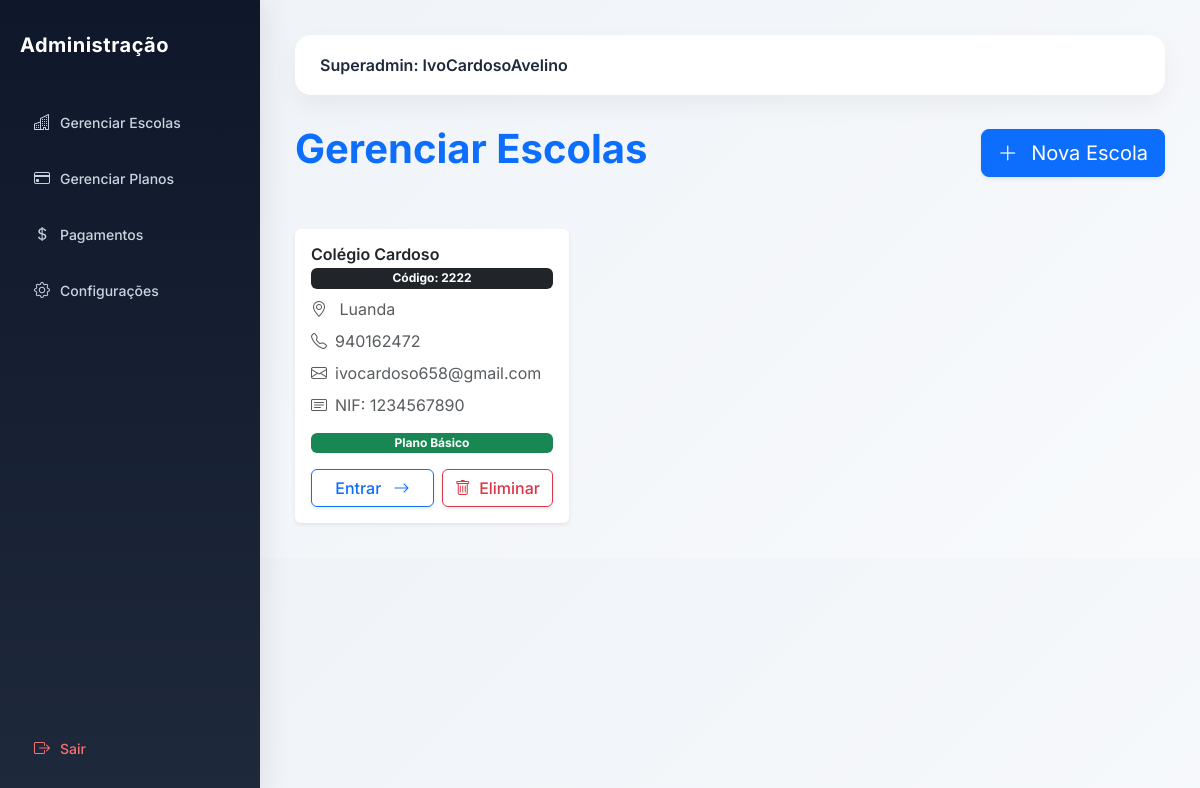
Before: /escolas/ (signed in) with the older database file.
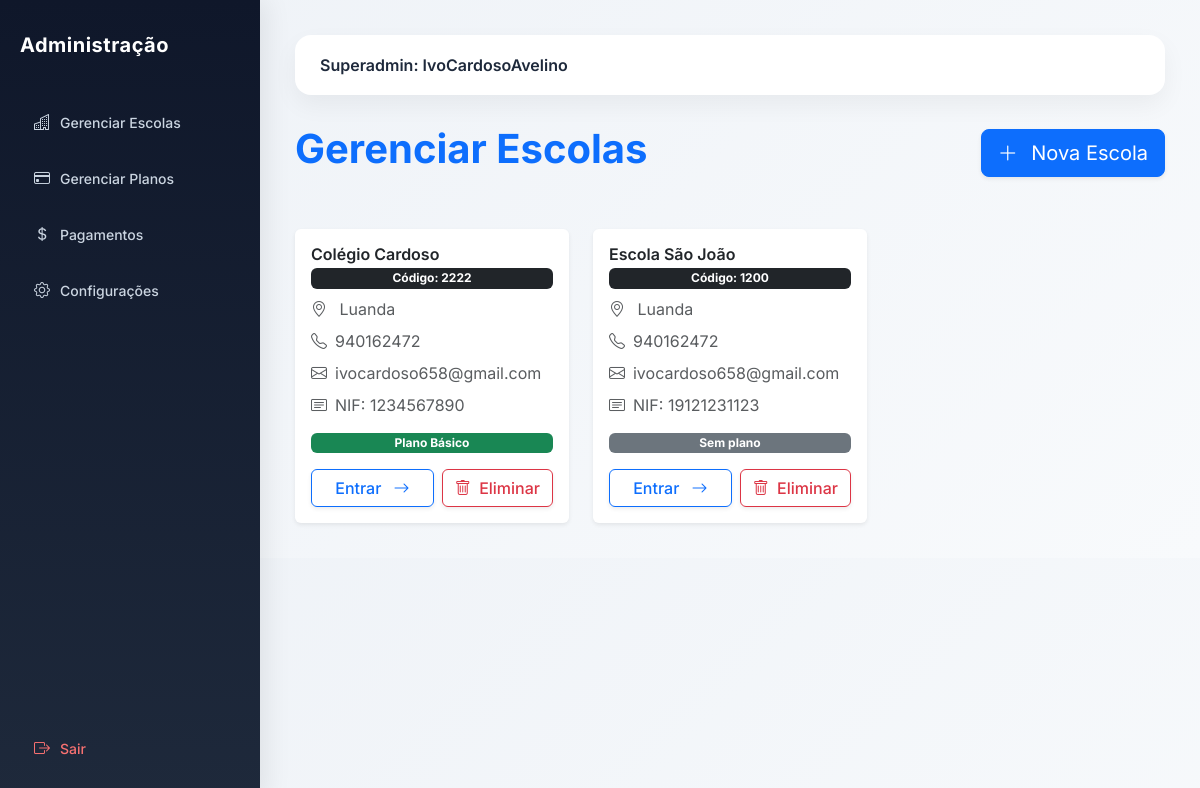
After: the same page with the newer database file.
### academic/models.py (models this page shows, shortened)
class Escola(models.Model):
    nome = models.CharField(
        "Nome da Escola",
        max_length=255
    )
    codigo = models.CharField(
        "Código da Escola",
        max_length=10,
        unique=True,
        blank=True,
        help_text="Código usado no login da escola"
    )
    logo = models.ImageField(
        upload_to='logos_escolas/',
        blank=True,
        null=True
    )
    endereco = models.CharField(
        "Endereço",
        max_length=255
    )
    telefone = models.CharField(
        "Telefone",
        max_length=20
    )
    nif = models.CharField(
        "NIF",
        max_length=14,
        blank=True,
        null=True,
        help_text="Número de Identificação Fiscal da escola"
    )
    email = models.EmailField(
        "Email da Escola",
        max_length=254,
        blank=True,
        null=True,
        help_text="Email oficial da escola"
    )
    plano = models.ForeignKey(
        "Plano",
        on_delete=models.SET_NULL,
        null=True,
        blank=True,
        related_name="escolas",
        verbose_name="Plano"
    )
    data_expiracao = models.DateField(
        "Data de Expiração do Plano",
        null=True,
        blank=True
    )
    ativo = models.BooleanField(
        "Ativo",
        default=True
    )
    criada_em = models.DateTimeField(
        "Criada em",
        auto_now_add=True
    )
    class Meta:
        verbose_name = "Escola"
        verbose_name_plural = "Escolas"
        ordering = ["nome"]
    def esta_ativa(self):
        if not self.ativo:
            return False
        if (
            self.data_expiracao
            and self.data_expiracao < timezone.now().date()
        ):
            return False
        return True

class Plano(models.Model):
    escola = models.OneToOneField(
        'Escola',  # Referência a Escola do app academic
        on_delete=models.CASCADE,
        related_name='plano_assinatura',
        default=1  # Atenção: certifique-se de que existe uma Escola com ID=1
    )
    nome = models.CharField(max_length=100)
    limite_alunos = models.PositiveIntegerField()
    valor_mensal = models.DecimalField(max_digits=10, decimal_places=2)
    data_expiracao = models.DateField(default=timezone.now)
    ativo = models.BooleanField(default=True)

### core/views.py (the view)
# urls.py: path('escolas/', views.lista_escolas, name='escolas'),
@login_required
def lista_escolas(request):
    if request.user.role != 'SUPERADMIN':
        return redirect('dashboard')
    escolas = Escola.objects.all()
    context = {
        'escolas': escolas,
    }
    return render(request, 'escolas.html', context)

### core/templates/escolas.html (shortened to what this page needs)
{% extends 'admin.html' %}
{% block content %}
<div class="d-flex justify-content-between align-items-center mb-5">
    <h1 class="fw-bold text-primary">Gerenciar Escolas</h1>
    <a href="/admin/academic/escola/add/" class="btn btn-lg btn-primary shadow-sm">
        <i class="bi bi-plus-lg me-2"></i> Nova Escola
    </a>
</div>
<div class="row g-4">
    {% for escola in escolas %}
    <div class="col-md-4">
        <div class="card h-100 border-0 shadow-sm hover-shadow transition-shadow">
            <div class="card-body d-flex flex-column">
                <h5 class="card-title fw-semibold text-dark mb-1">
                    {{ escola.nome }}
                </h5>
                <span class="badge bg-dark mb-2">
                    Código: {{ escola.codigo }}
                </span>
                <p class="card-text text-muted mb-2">
                    <i class="bi bi-geo-alt me-2"></i>
                    {{ escola.endereco|default:"Endereço não informado" }}
                </p>
                {% if escola.telefone %}
                <p class="card-text text-muted mb-2">
                    <i class="bi bi-telephone me-2"></i>{{ escola.telefone }}
                </p>
                {% endif %}
                {% if escola.email %}
                <p class="card-text text-muted mb-2">
                    <i class="bi bi-envelope me-2"></i>{{ escola.email }}
                </p>
                {% endif %}
                {% if escola.nif %}
                <p class="card-text text-muted mb-3">
                    <i class="bi bi-card-text me-2"></i>NIF: {{ escola.nif }}
                </p>
                {% endif %}
                {% if escola.plano %}
                    {% if escola.esta_ativa %}
                    <span class="badge bg-success mb-3" data-bs-toggle="tooltip" title="Plano ativo até {{ escola.data_expiracao }}">
                        {{ escola.plano.nome }}
                    </span>
                    {% else %}
                    <span class="badge bg-danger mb-3" data-bs-toggle="tooltip" title="Plano expirado em {{ escola.data_expiracao }}">
                        {{ escola.plano.nome }} (Expirado)
                    </span>
                    {% endif %}
                {% else %}
                    <span class="badge bg-secondary mb-3">Sem plano</span>
                {% endif %}
                <div class="mt-auto d-flex gap-2">
                    <a href="{% url 'selecionar_escola' escola.id %}"
                       class="btn btn-outline-primary flex-grow-1 fw-medium shadow-sm">
                       Entrar <i class="bi bi-arrow-right ms-2"></i>
                    </a>
                    <form method="POST" action="{% url 'eliminar_escola' escola.id %}" onsubmit="return confirm('Tem certeza que deseja eliminar esta escola?');">
                        <button type="submit" class="btn btn-outline-danger flex-grow-1 fw-medium shadow-sm">
                            <i class="bi bi-trash me-1"></i> Eliminar
                        </button>
                    </form>
                </div>
            </div>
        </div>
    </div>
    {% empty %}
    <div class="col-12">
        <div class="alert alert-info text-center py-4 fs-5">
            Nenhuma escola cadastrada ainda.
        </div>
    </div>
    {% endfor %}
</div>
{% endblock %}

Changed rows visible on the page:
added Escola: nome "Escola São João", codigo "1200", endereco "Luanda", telefone "940162472", email "ivocardoso658@gmail.com", nif "19121231123", shows "Sem plano"
